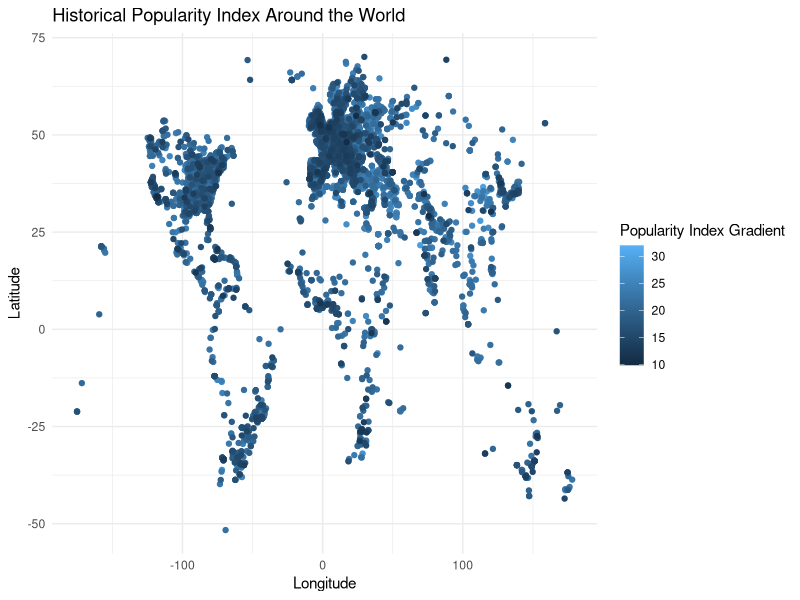
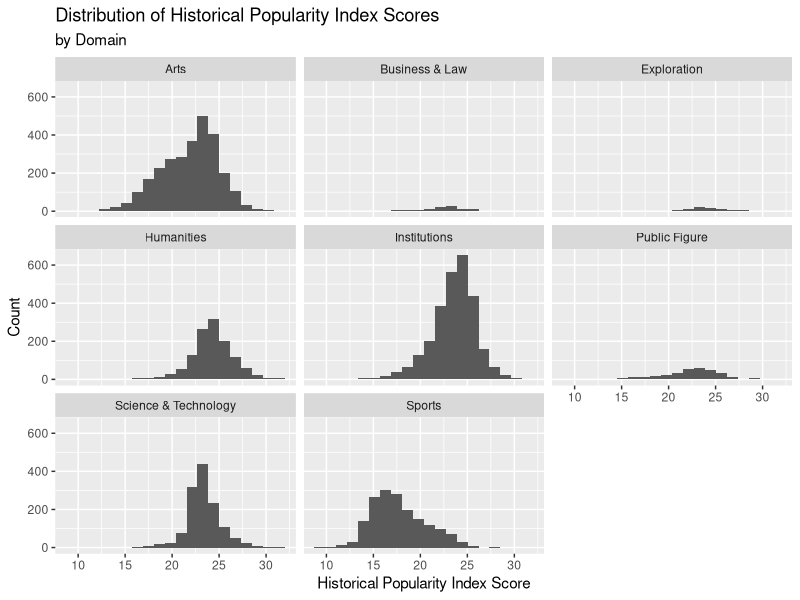
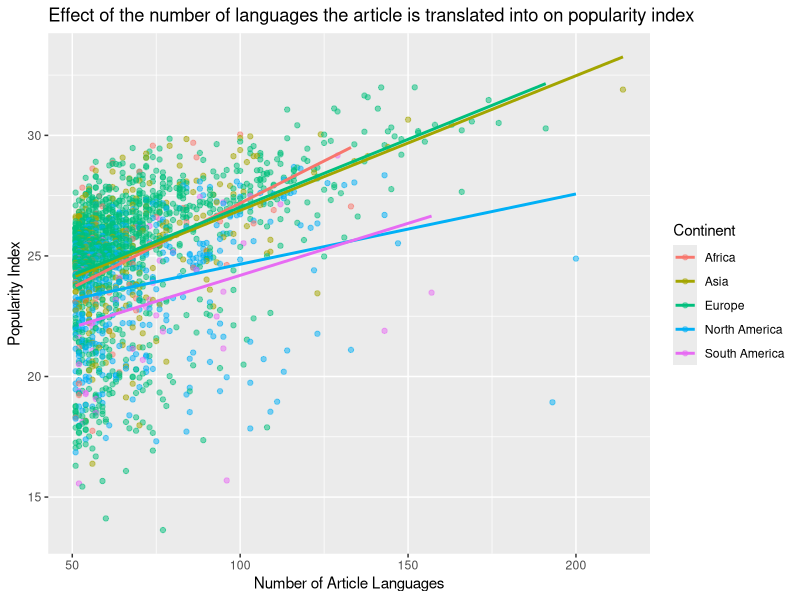

These charts were generated, in order, by the following R code:
## ---- chunk 1
knitr::opts_chunk$set(echo = FALSE)
## ---- chunk 2
library(tidyverse)
library(broom)
## ---- chunk 3
panth <- read_csv("data/cdatabase.csv",
                  na = c("Unknown", "1237?", "530s"))
## ---- chunk 4
panth_mod <- na.omit(panth)

panth_mod %>%
  ncol()

panth_mod %>%
  nrow()

panth_mod <- panth_mod %>%
  mutate(
    rank = 1:nrow(panth_mod)
  )

panth_mod %>%
  select(rank, full_name, birth_year, historical_popularity_index) %>%
  head(10)
## ---- chunk 5
ggplot(panth_mod, mapping = aes(x = longitude, y = latitude, color = historical_popularity_index)) +
  geom_point() +
  theme_minimal() +
  labs(title = "Historical Popularity Index Around the World", x = "Longitude", 
       y = "Latitude", color = "Popularity Index Gradient")
## ---- chunk 6
panth_mod %>%
  count(domain) %>%
  arrange(desc(n))

panth_mod %>%
  count(continent) %>%
  arrange(desc(n))
## ---- chunk 7
panth_mod %>%
  ggplot(mapping = aes(x = historical_popularity_index)) +
  geom_histogram(bins = 20) + 
  facet_wrap(~domain) +
  labs(title = "Distribution of Historical Popularity Index Scores", y = "Count", 
       x = "Historical Popularity Index Score", subtitle = "by Domain")

panth_mod %>%
  group_by(domain)%>%
  summarise(mean = mean(historical_popularity_index), 
            median = median(historical_popularity_index), 
            sd = sd(historical_popularity_index))
## ---- chunk 8
panth_mod %>%
  count(sex) %>%
  mutate(prop = n/sum(n))
## ---- chunk 9
m_pop_sex <- lm(historical_popularity_index ~ sex , data = panth_mod)
tidy(m_pop_sex) %>%
  select(term, estimate)
## ---- chunk 10
glance(m_pop_sex)$r.squared
## ---- chunk 11
panth_mod%>%
  filter(birth_year > 1920)%>%
  count(sex)%>%
  mutate(prop = n/sum(n))
## ---- chunk 12
m_pop_sex2 <- lm(historical_popularity_index ~ sex , data = panth_mod %>%
                   filter(birth_year > 1920))
tidy(m_pop_sex2) %>%
  select(term, estimate)
## ---- chunk 13
panth_mod %>%
  filter(article_languages > 50 & continent != "Oceania")%>%
  ggplot(mapping = aes(y = historical_popularity_index, x = article_languages,
                       color = factor(continent))) + geom_point(alpha = .5) + 
    geom_smooth(method = "lm", se = FALSE)+
    labs(x = "Number of Article Languages", y = "Popularity Index", 
    title = "Effect of the number of languages the article is translated into on popularity index", color = "Continent") 
## ---- chunk 14
panth_mod %>%
  select(full_name, historical_popularity_index, article_languages, country) %>%
  filter(article_languages > 200)
## ---- chunk 15
panth_mod %>%
  select(full_name, historical_popularity_index, article_languages, country) %>%
  filter(historical_popularity_index < 20, article_languages > 175)
## ---- chunk 16
m_full <- lm(historical_popularity_index ~ sex +
               domain +
               article_languages +
               continent +
               birth_year +
               continent * article_languages,
             data = panth_mod)
tidy(m_full) %>%
  select(term, estimate)
## ---- chunk 17
glance(m_full)$r.squared

glance(m_full)$adj.r.squared
## ---- chunk 18
selected_model <- step(m_full, direction = "backward")

tidy(selected_model) %>%
  select(term, estimate)

glance(selected_model)$AIC
glance(selected_model)$r.squared
glance(selected_model)$adj.r.squared
## ---- chunk 19
haversine <- function(long1, lat1, long2, lat2, round = 3) {
  # convert to radians
  long1 = long1 * pi / 180
  lat1  = lat1  * pi / 180
  long2 = long2 * pi / 180
  lat2  = lat2  * pi / 180
  
  R = 6371 # Earth mean radius in km
  
  a = sin((lat2 - lat1)/2)^2 + cos(lat1) * cos(lat2) * sin((long2 - long1)/2)^2
  d = R * 2 * asin(sqrt(a))
  
  return( round(d,round) ) # distance in km
}
## ---- chunk 20
panth_mod2 <- panth_mod%>%
  filter(domain == "Arts", continent == "Europe")%>%
  mutate(long.arts = longitude, lat.arts = latitude, name.arts = full_name)%>%
  head(300)%>%
  select(long.arts, lat.arts, name.arts, continent)

panth_mod3 <- panth_mod%>%
  filter(domain == "Science & Technology", continent == "Europe")%>%
  mutate(long.sci = longitude, lat.sci = latitude, name.sci = full_name)%>%
  head(300)%>%
  select(long.sci, lat.sci, name.sci, continent)

art_sci <- full_join(panth_mod2, panth_mod3, by = "continent")

art_sci <- art_sci%>%
  mutate(distance = haversine(long.arts, lat.arts, long.sci, lat.sci, round=3))
## ---- chunk 21
art_sci %>%
  select(distance,name.arts,name.sci) %>%
  arrange(distance)
## ---- chunk 22
art_sci_mindist <- art_sci %>%
  group_by(name.arts) %>%
  mutate(closest = min(distance)) 
  
art_sci_mindist%>%
  filter(closest == distance)%>%
  select(name.arts, closest, name.sci)
## ---- chunk 23
panth_mod4 <- panth_mod%>%
  filter(domain == "Humanities", continent == "Europe")%>%
  mutate(long.hum = longitude, lat.hum = latitude, name.hum = full_name)%>%
  head(300)%>%
  select(long.hum, lat.hum, name.hum, continent)

panth_mod5 <- panth_mod%>%
  filter(domain == "Arts", continent == "Europe")%>%
  mutate(long.arts = longitude, lat.arts = latitude, name.arts = full_name)%>%
  head(300)%>%
  select(long.arts, lat.arts, name.arts, continent)

hum_art <- full_join(panth_mod4, panth_mod5, by = "continent")

hum_art <- hum_art %>%
  mutate(distance = haversine(long.arts, lat.arts, long.hum, lat.hum, round=3))
## ---- chunk 24
hum_art %>%
  select(distance, name.arts, name.hum) %>%
  arrange(distance)
## ---- chunk 25
hum_art_mindist <- hum_art %>%
  group_by(name.arts) %>%
  mutate(closest = min(distance)) 
  
hum_art_mindist %>%
  filter(closest == distance)%>%
  select(name.arts, closest, name.hum)
